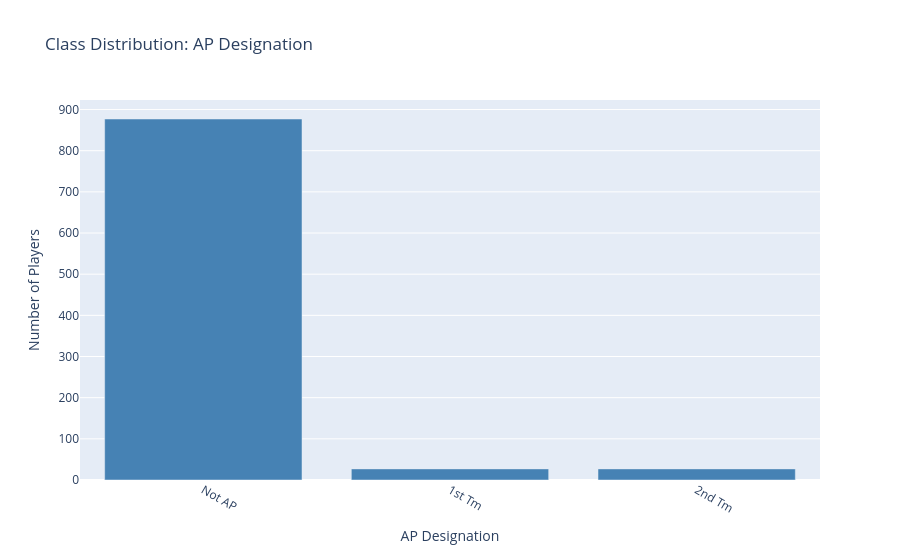

The cell this chart's notebook holds for it:
### Code cell
# Very important for modeling: the distribution of our classes
# Class imbalance is one of the largest problems with classification
# Ideally classes are balanced, but All-Pros are rare by design!

class_counts = df["ap_designation"].value_counts()

display(class_counts)

fig = px.bar(
    x=class_counts.index.astype(str),
    y=class_counts.values,
    labels={
        "x": "AP Designation",
        "y": "Number of Players"
    },
    title="Class Distribution: AP Designation",
    color_discrete_sequence=["steelblue"]
)
fig.update_xaxes(tickangle=30)
fig.show()

### Figure 1 — Plotly figure (JSON) as saved in the notebook; plotly's stock layout.template omitted (floating-point values rounded to 4 significant figures)
{"data": [{"hovertemplate": "AP Designation=%{x}<br>Number of Players=%{y}<extra></extra>", "legendgroup": "", "marker": {"color": "steelblue", "pattern": {"shape": ""}}, "name": "", "orientation": "v", "showlegend": false, "textposition": "auto", "type": "bar", "x": ["Not AP", "1st Tm", "2nd Tm"], "xaxis": "x", "y": [877, 27, 27], "yaxis": "y"}], "layout": {"barmode": "relative", "legend": {"tracegroupgap": 0}, "title": {"text": "Class Distribution: AP Designation"}, "xaxis": {"anchor": "y", "domain": [0, 1], "tickangle": 30, "title": {"text": "AP Designation"}}, "yaxis": {"anchor": "x", "domain": [0, 1], "title": {"text": "Number of Players"}}}}
